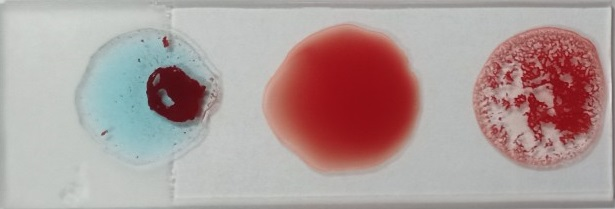
#> input picture final_1.0/mau1.jpg, 615 x 209 px; its folder holds only this picture in this run
$ python testdieukien.py
#> lines starting #> are read from the running program, lines starting #| are printed output that depends on the picture; after the words box and inside, x2 and y2 are one past the last pixel; in counts of white or black regions, pixels touching at a corner belong together
import cv2
import numpy as np
import statistics

def sosanh(image):
    A = image[:, 0:int(width / 3)]
    B = image[:, int(width / 3):int(width / 3 * 2)]
    C = image[:, int(width / 3 * 2):int(width)]

    hist, bin = np.histogram(A)
    print('')
    a = hist[-1]

    hist, bin = np.histogram(B)
    b = hist[-1]

    hist, bin = np.histogram(C)
    c = hist[-1]

    return a,b,c

for i in range(1,14):

    ten='mau%s.jpg'%i
    image = cv2.imread(ten)
#> image is the input picture: shape (209, 615, 3); mean B, G, R 153.3, 154.8, 174.5
    img=cv2.cvtColor(image, cv2.COLOR_BGR2GRAY)
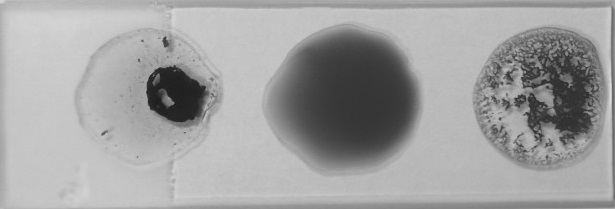
#> img: shape (209, 615); min 26, max 223, mean 160.5
    # get dimensions of image
    blurM = cv2.medianBlur(img, 5)
    edgeM = cv2.Canny(blurM, 100, 200)
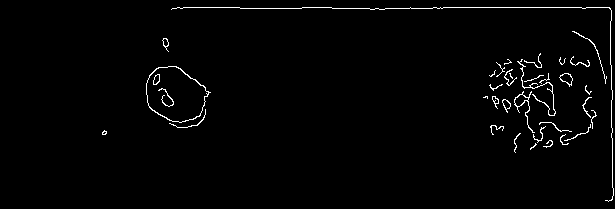
#> edgeM: shape (209, 615); 1.7% white in thin lines or dots, all inside (x1, y1, x2, y2) = (102, 7, 614, 202)

    blurG = cv2.GaussianBlur(img, (9, 9), 0)
    edgeG = cv2.Canny(blurG, 50, 150)
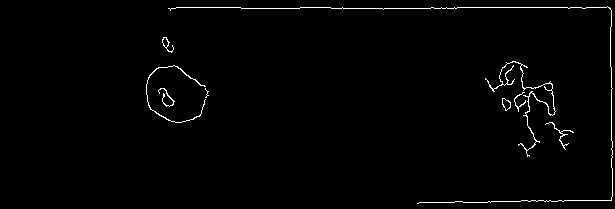
#> edgeG: shape (209, 615); 1.3% white in thin lines or dots, all inside (x1, y1, x2, y2) = (146, 6, 613, 204)

    blurM2 = cv2.medianBlur(img, 5)
    edgeM2 = cv2.Canny(blurM2, 10, 150)
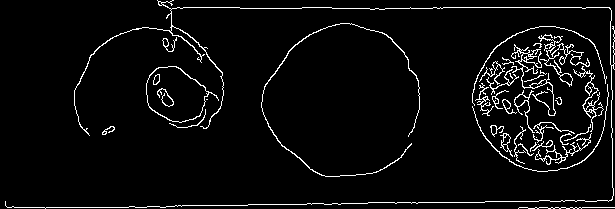
#> edgeM2: shape (209, 615); 4.7% white in thin lines or dots

    blurG2 = cv2.GaussianBlur(img, (9, 9), 0)
    edgeG2 = cv2.Canny(blurG2, 10, 100)
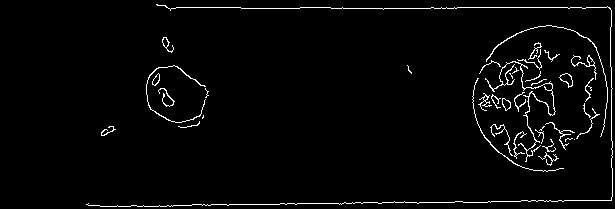
#> edgeG2: shape (209, 615); 2.7% white in thin lines or dots, all inside (x1, y1, x2, y2) = (86, 4, 613, 207)

    width = int(image.shape[1])
#> width = 615

    img=edgeM
    img2=edgeG
    img3=edgeG2
    a,b,c=sosanh(edgeM)
#> in sosanh, `A = image[:, 0:int(width / 3)]`: A: shape (209, 205); 0.97% white in thin lines or dots, all inside (x1, y1, x2, y2) = (102, 7, 205, 135)
#> in sosanh, `B = image[:, int(width / 3):int(width / 3 * 2)]`:
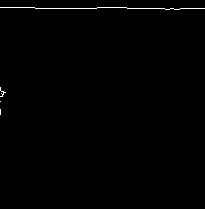
#> B: shape (209, 205); 0.54% white in thin lines or dots, all inside (x1, y1, x2, y2) = (0, 7, 205, 115)
#> in sosanh, `C = image[:, int(width / 3 * 2):int(width)]`:
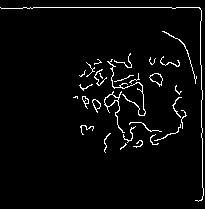
#> C: shape (209, 205); 3.5% white in thin lines or dots
#> in sosanh, `hist, bin = np.histogram(A)`: hist = [42430, 0, 0, 0, 0, 0, 0, 0, 0, 415]; bin = [0, 25.5, 51, 76.5, 102, 127.5, 153, 178.5, 204, 229.5, 255]
#> in sosanh, `a = hist[-1]`: a = 415
#> in sosanh, `hist, bin = np.histogram(B)`: hist = [42615, 0, 0, 0, 0, 0, 0, 0, 0, 230]
#> in sosanh, `b = hist[-1]`: b = 230
#> in sosanh, `hist, bin = np.histogram(C)`: hist = [41357, 0, 0, 0, 0, 0, 0, 0, 0, 1488]
#> in sosanh, `c = hist[-1]`: c = 1488
#> a = 415; b = 230; c = 1488
    print(ten+',%s,%s,%s'%(a,b,c))
#| mau1.jpg,415,230,1488
#> (the run stopped early here; a loop or call above may not have finished)
